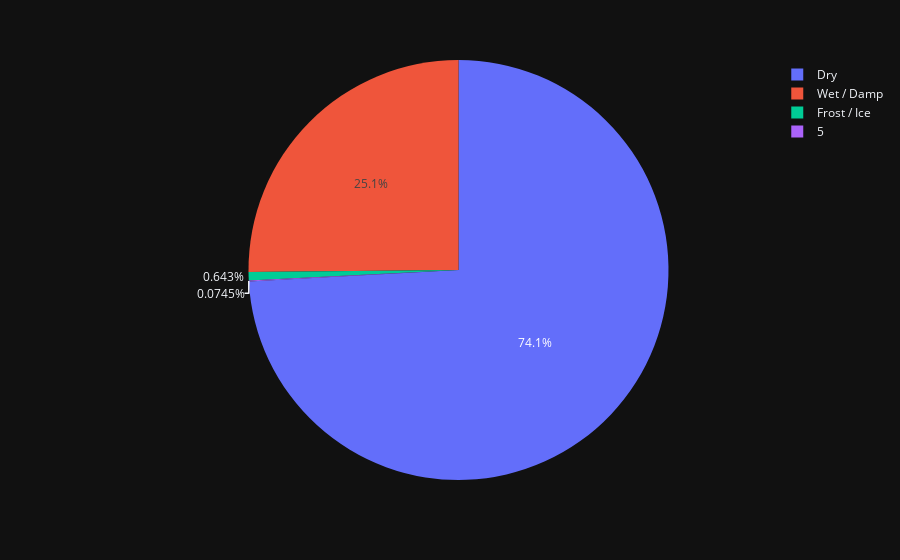

Notebook cell for this chart:
### Code cell
px.pie(road_accidents_df,values='ID' , names='Road Surface',template = 'plotly_dark')

### Figure 1 — Plotly figure (JSON) as saved in the notebook; plotly's stock layout.template omitted (floating-point values rounded to 4 significant figures; data arrays with more than 128 entries replaced by an {"elided": "..."} marker saying what was removed)
{"data": [{"domain": {"x": [0, 1], "y": [0, 1]}, "hovertemplate": "Road Surface=%{label}<br>ID=%{value}<extra></extra>", "labels": {"elided": "2604 mixed values"}, "legendgroup": "", "name": "", "showlegend": true, "type": "pie", "values": {"elided": "2604 int values"}}], "layout": {"legend": {"tracegroupgap": 0}, "margin": {"t": 60}}}
